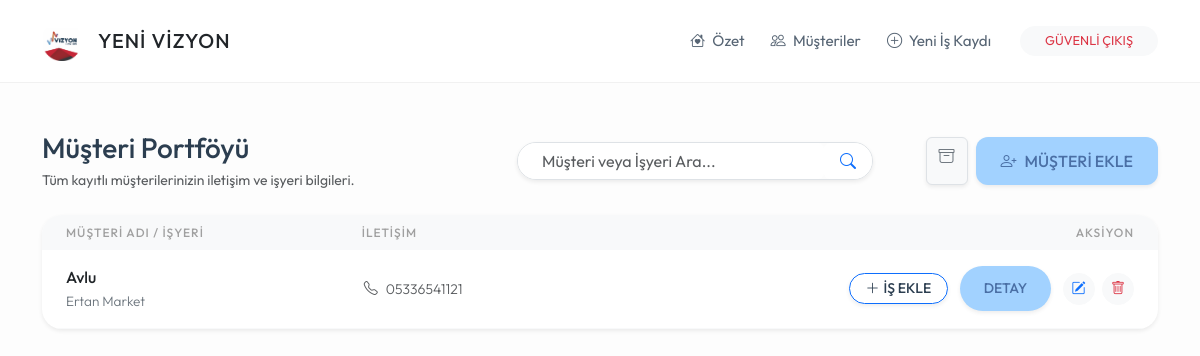
Before: /musteriler (signed in) with the older database file.
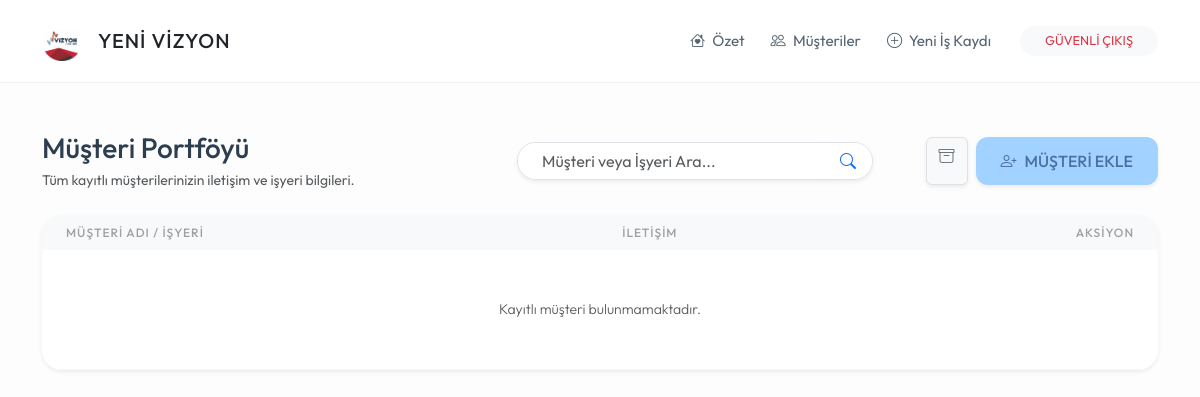
After: the same page with the newer database file.
### models.py (models this page shows)
class Musteri(db.Model):
    id = db.Column(db.Integer, primary_key=True)
    ad_soyad = db.Column(db.String(100), nullable=False)
    telefon = db.Column(db.String(20))
    isyeri_adi = db.Column(db.String(200))
    isyeri_adresi = db.Column(db.Text)
    durum = db.Column(db.String(20), default='Aktif')
    isler = db.relationship('IsKaydi', backref='sahibi', lazy=True)
    odemeler = db.relationship('Odeme', backref='musteri', lazy=True)

### routes/musteri_isleri.py (the view)
@musteri_bp.route('/musteriler')
def musteriler():
    if 'logged_in' not in session: return redirect(url_for('genel.index'))
    q = request.args.get('q')
    if q:
        bulunanlar = Musteri.query.filter(Musteri.durum == 'Aktif', or_(Musteri.ad_soyad.contains(q), Musteri.isyeri_adi.contains(q))).all()
        return render_template('musteriler.html', musteriler=bulunanlar, arama_var=True, terim=q)
    return render_template('musteriler.html', musteriler=Musteri.query.filter_by(durum='Aktif').all(), arama_var=False)

### templates/musteriler.html (shortened to what this page needs)
{% extends "base.html" %}
{% block content %}
<div class="row mb-4 align-items-center">
    <div class="col-md-5">
        <h3 class="mb-1">Müşteri Portföyü</h3>
        <p class="text-muted small mb-0">Tüm kayıtlı müşterilerinizin iletişim ve işyeri bilgileri.</p>
    </div>
    <div class="col-md-4 mt-3 mt-md-0">
        <form action="/musteriler" method="GET" class="d-flex shadow-sm rounded-pill overflow-hidden border">
            <input type="text" name="q" class="form-control border-0 ps-4" placeholder="Müşteri veya İşyeri Ara..." value="{{ terim or '' }}" style="background-color: #fff;">
            <button type="submit" class="btn btn-white border-0 text-primary bg-white px-3">
                <i class="bi bi-search"></i>
            </button>
        </form>
    </div>
    <div class="col-md-3 mt-3 mt-md-0 text-md-end d-flex justify-content-md-end gap-2">
        <a href="/pasif_musteriler" class="btn btn-light text-secondary border shadow-sm" title="Silinenleri Gör">
            <i class="bi bi-archive"></i>
        </a>
        <button class="btn btn-yvr-primary shadow-sm" data-bs-toggle="modal" data-bs-target="#musteriEkleModal">
            <i class="bi bi-person-plus me-2"></i>MÜŞTERİ EKLE
        </button>
    </div>
</div>
<div class="card card-custom p-0 overflow-hidden shadow-sm border-0">
    <div class="table-responsive">
        <table class="table table-hover align-middle mb-0">
            <thead style="background-color: #f8f9fa;">
                <tr>
                    <th class="ps-4">Müşteri Adı / İşyeri</th>
                    <th>İletişim</th>
                    <th class="text-end pe-4">Aksiyon</th>
                </tr>
            </thead>
            <tbody>
                {% for m in musteriler %}
                <tr>
                    <td class="ps-4">
                        <div class="fw-medium text-dark">{{ m.ad_soyad }}</div>
                        {% if m.isyeri_adi %}
                        <div class="small text-secondary" style="font-size: 0.85rem;">{{ m.isyeri_adi }}</div>
                        {% endif %}
                    </td>
                    <td>
                        <div class="small text-muted"><i class="bi bi-telephone me-2"></i>{{ m.telefon or '-' }}</div>
                    </td>
                    <td class="text-end pe-4">
                        <a href="/is_ekle?m_id={{ m.id }}" class="btn btn-sm btn-outline-primary fw-bold rounded-pill px-3 me-2 shadow-sm" title="Bu Müşteriye İş Ekle">
                            <i class="bi bi-plus-lg me-1"></i>İŞ EKLE
                        </a>
                        <a href="/musteri/{{ m.id }}" class="btn btn-sm btn-yvr-primary fw-bold rounded-pill px-4 me-2 shadow-sm" title="Müşteri Detayına Git">
                            DETAY
                        </a>
                        <a href="/musteri_duzenle/{{ m.id }}" class="btn btn-sm btn-light text-primary rounded-circle me-1" style="width: 32px; height: 32px;" title="Düzenle"><i class="bi bi-pencil-square"></i></a>
                        <a href="/musteri_sil/{{ m.id }}" onclick="return confirm('Bu müşteriyi listeden kaldırmak istediğinize emin misiniz? (Geçmiş işlemleri varsa silinmez, arşive kaldırılır.)');" class="btn btn-sm btn-light text-danger rounded-circle" style="width: 32px; height: 32px;" title="Listeden Kaldır"><i class="bi bi-trash"></i></a>
                    </td>
                </tr>
                {% endfor %}
                {% if not musteriler %}
                <tr>
                    <td colspan="3" class="text-center py-5 text-muted small">
                        {% if arama_var %}
                            "{{ terim }}" aramasıyla eşleşen müşteri bulunamadı.
                        {% else %}
                            Kayıtlı müşteri bulunmamaktadır.
                        {% endif %}
                    </td>
                </tr>
                {% endif %}
            </tbody>
        </table>
    </div>
</div>
{% endblock %}

### templates/base.html (shortened to what this page needs)
<!DOCTYPE html>
<html lang="tr">
<head>
    <link href="https://cdn.jsdelivr.net/npm/bootstrap@5.3.0/dist/css/bootstrap.min.css" rel="stylesheet">
    <link rel="stylesheet" href="https://cdn.jsdelivr.net/npm/bootstrap-icons@1.11.0/font/bootstrap-icons.css">
</head>
<body>
<nav class="navbar navbar-expand-lg navbar-yvr sticky-top">
    <div class="container">
        <a class="navbar-brand d-flex align-items-center" href="/">
            <img src="/static/logo.png" alt="YVR Logo" onerror="this.src='https://via.placeholder.com/40x40?text=YVR'">
            <span class="ms-3 fw-bold text-dark" style="letter-spacing: 1px;">YENİ VİZYON</span>
        </a>
        <div class="collapse navbar-collapse" id="navbarNav">
            <ul class="navbar-nav ms-auto align-items-center">
                <li class="nav-item"><a class="nav-link" href="/"><i class="bi bi-house-heart me-1"></i> Özet</a></li>
                <li class="nav-item"><a class="nav-link" href="/musteriler"><i class="bi bi-people me-1"></i> Müşteriler</a></li>
                <li class="nav-item"><a class="nav-link" href="/is_ekle"><i class="bi bi-plus-circle me-1"></i> Yeni İş Kaydı</a></li>
                <li class="nav-item ms-lg-3"><a class="btn btn-light btn-sm px-4 rounded-pill text-danger" href="/logout" style="font-size: 0.8rem;">GÜVENLİ ÇIKIŞ</a></li>
            </ul>
        </div>
    </div>
</nav>
<div class="container py-5">
    {% block content %}{% endblock %}
</div>
</body>
</html>

### templates/base.html (style rules this page uses)
:root { --yvr-bg: #fdfdfd; --yvr-card-bg: #ffffff; --yvr-primary: #a2d2ff; --yvr-secondary: #bde0fe; --yvr-accent: #ffafcc; --yvr-text: #576574; --yvr-text-dark: #2c3e50; }
body { background-color: var(--yvr-bg); font-family: 'Outfit', sans-serif; color: var(--yvr-text); font-weight: 400; line-height: 1.6; }
h1, h2, h3, h4, h5, .fw-bold { font-weight: 500 !important; color: var(--yvr-text-dark); }
.navbar-yvr { background-color: white; border-bottom: 1px solid #f1f1f1; padding: 1rem 0; }
.navbar-brand img { height: 40px; width: auto; filter: grayscale(20%); }
.nav-link { color: var(--yvr-text) !important; font-size: 0.95rem; margin: 0 5px; transition: all 0.3s; }
.card-custom { background: var(--yvr-card-bg); border-radius: 20px; border: none; box-shadow: 0 10px 30px rgba(0,0,0,0.02); padding: 1.5rem; }
.btn-yvr-primary { background-color: var(--yvr-primary); color: #4a6fa5; border-radius: 12px; border: none; padding: 12px 25px; font-weight: 500; transition: transform 0.2s; }
.table { --bs-table-bg: transparent; }
.table thead th { font-weight: 500; text-transform: uppercase; font-size: 0.75rem; letter-spacing: 1px; color: #a0a0a0; border: none; }
.table td { border-bottom: 1px solid #f8f9fa; padding: 15px 10px; font-weight: 300; }

Changed rows visible on the page:
removed Musteri: ad_soyad "Avlu", isyeri_adi "Ertan Market", telefon "05336541121"
Other visible differences:
text now shown: "Kayıtlı müşteri bulunmamaktadır."
